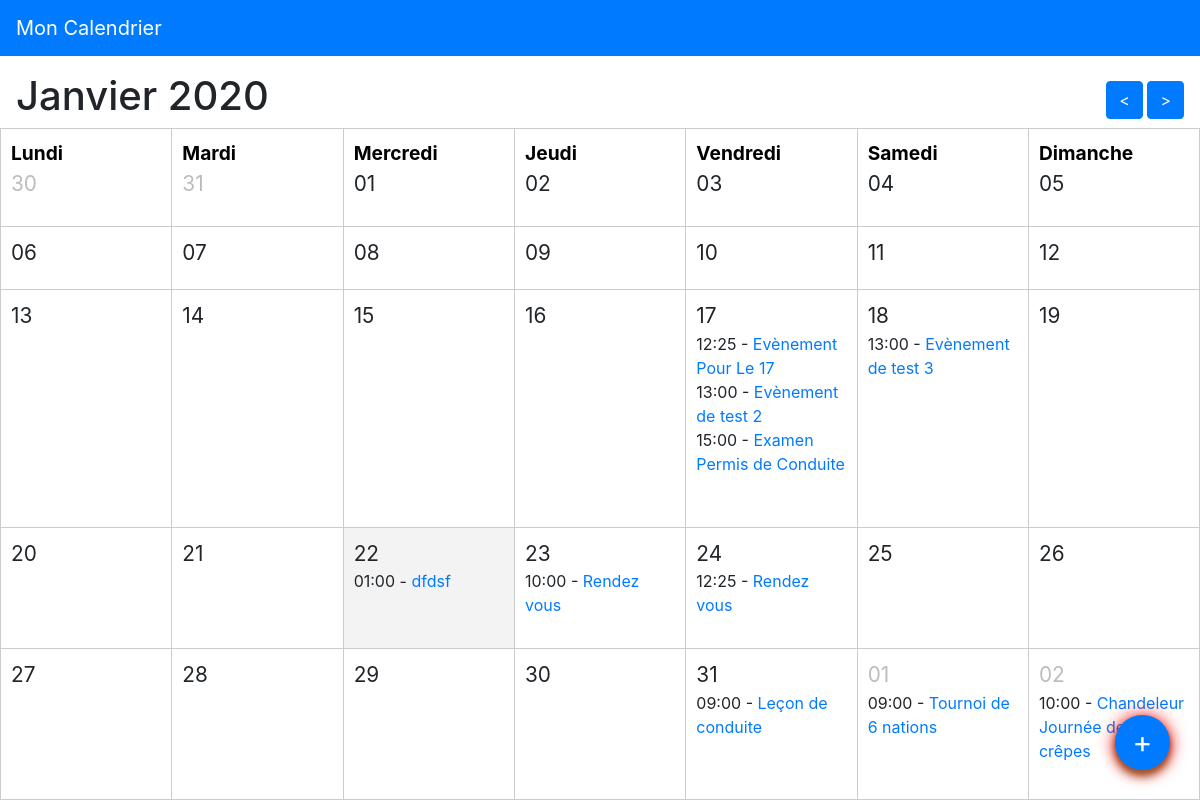
The page /public/index.php on the database its author committed.
### tables this page shows
CREATE TABLE `events` (
  `id` int(11) NOT NULL AUTO_INCREMENT,
  `name` varchar(255) NOT NULL,
  `description` text,
  `start` datetime NOT NULL,
  `end` datetime NOT NULL,
  PRIMARY KEY (`id`)
);

### src/Calendar/Month.php (called while the page is built, shortened)
<?php
class Month
{
    private $months = ['Janvier', 'Février', 'Mars', 'Avril', 'Mai', 'Juin', 'Juillet', 'Aout', 'Septembre', 'Octobre', 'Novembre', 'Décembre'];
    public $month;
    public $year;
    public function __construct( ?int $month = null, ?int $year = null)
    {
        if ($month === null || $month < 1 || $month > 12) {
            $month = intval(date('m'));
        }
        if ($year === null) {
            $year = intval(date('Y'));
        }
        $this->month = $month;
        $this->year = $year;
    }
    public function getStartingDay(): \DateTime
    {
        return new \DateTime("{$this->year}-{$this->month}-01");
    }
    public function toString(): string
    {
        $string = $this->months[$this->month - 1].' '.$this->year;
        return $string;
    }
    public function getWeeks(): int
    {
        $start = $this->getStartingDay();
        $end = (clone $start)->modify('+1 month -1 day');
        $startWeek = intval($start->format('W'));
        $endWeek = intval($end->format('W'));
        $weeks = $endWeek - $startWeek + 1;
        return $weeks;
    }
    public function withinMonth(\DateTime $date):bool {
        return $this->getStartingDay()->format('Y-m') === $date->format('Y-m');
    }
    public function nextMonth(): Month
    {
        $month = $this->month + 1;
        $year = $this->year;
        return new Month($month, $year);
    }
    public function previousMonth(): Month
    {
        $month = $this->month -1 ;
        $year = $this->year;
        if ($month <1) {
            $month = 12;
            $year -= 1;
        }
        return new Month($month, $year);
    }
}

### src/Calendar/Events.php (called while the page is built, shortened)
<?php
class Events
{
    private $pdo;
    public function __construct(\PDO $pdo)
    {
        $this->pdo = $pdo;
    }
    public function getEventsBetween(\DateTime $start, \DateTime $end): array
    {
        $sql = "SELECT * FROM events WHERE start BETWEEN '{$start->format('Y-m-d 00:00:00')}' AND '{$end->format('Y-m-d 23:59:59')}' ORDER BY start ASC";
        $statement = $this->pdo->query($sql);
        $results = $statement->fetchAll();
        return $results;
    }
    public function getEventsBetweenByDay(\DateTime $start, \DateTime $end): array
    {
        $events = $this->getEventsBetween($start, $end);
        $days = [];
        foreach ($events as $event) {
            $date = explode(' ', $event['start'])[0];
            if (!isset($days[$date])) {
                $days[$date] = [$event];
            } else {
                $days[$date][] = $event;
            }
        }
        return $days;
    }
}

### src/bootstrap.php (called while the page is built, shortened)
<?php
function h(?string $value): string
{
    return htmlentities($value);
}

### public/index.php (the view, shortened to what this page needs)
<?php
require '../src/bootstrap.php';
$pdo = getPdo();
$events = new Calendar\Events($pdo);
$month = new Calendar\Month($_GET['month'] ?? null, $_GET['year'] ?? null);
$start = $month->getStartingDay();
$start = $start->format('N') === '1' ? $start : $month->getStartingDay()->modify('last monday');
$weeks = $month->getWeeks();
$end = (clone $start)->modify("+" .(6 + 7*($weeks - 1))." days");
$events = $events->getEventsBetweenByDay($start, $end);
require '../views/header.php';
?>
<div class="calendar">
    <div class="d-flex flex-row align-items-center justify-content-between mx-sm-3">
        <h1><?php echo $month->toString(); ?></h1>
        <div>
        <a href="/calendar/public/index.php?month=<?= $month->previousMonth()->month; ?>&year=<?= $month->previousMonth()->year; ?>" class="btn btn-primary">&lt;</a>
        <a href="/calendar/public/index.php?month=<?= $month->nextMonth()->month; ?>&year=<?= $month->nextMonth()->year; ?>"class="btn btn-primary">&gt;</a>
        </div>
    </div>
    <table class="calendar__table calendar__table--<?php echo $weeks; ?>weeks">
    <?php for($i = 0; $i < $weeks; $i++): ?>
    <tr>
        <?php foreach ($month->days as $k => $day):
            $date = (clone $start)->modify("+" .($k +$i*7)." days");
            $eventsForDay = $events[$date->format('Y-m-d')] ?? [];
            $isToday = date('Y-m-d') === $date->format('Y-m-d');
        ?>
        <td class="<?= $month->withinMonth($date) ? '' : 'calendar__othermonth'; ?> <?= $isToday ? 'is-today' : ''; ?>">
            <?php if ($i === 0):?>
            <div class="calendar__weekday"><?= $day; ?></div>
            <?php endif;?>
            <div class="calendar__day"><?= $date->format('d'); ?></div>
            <?php foreach ($eventsForDay as $event) : ?>
            <div class="calendar__event">
            <?= (new \DateTime($event['start']))->format('H:i'); ?> - <a href="/calendar/public/edit.php?id=<?= $event['id']; ?>"><?= h($event['name']); ?></a>
            </div>
            <?php endforeach; ?>
        </td>
        <?php endforeach; ?>
    </tr>
    <?php endfor; ?>
    </table>
    <a href="/calendar/public/add.php" class="calendar__button">+</a>
</div>
<?php require '../views/footer.php'; ?>

### views/header.php (shortened to what this page needs)
<!Doctype html>
<html>
<head>
<link rel="stylesheet" href="https://stackpath.bootstrapcdn.com/bootstrap/4.4.1/css/bootstrap.min.css">
<link rel="stylesheet" href="/calendar/public/css/calendar.css">
</head>
<body>
<nav class="navbar navbar-dark bg-primary  mb-3">
<a href="/calendar/public/index.php" class="navbar-brand"> Mon Calendrier</a>
</nav>

### public/css/calendar.css (style rules this page uses)
.calendar { position: relative; }
.calendar__table { width: 100%; height: calc(100vh - 128px); }
.calendar__table td { padding: 10px; border: 1px solid #cccccc; vertical-align: top; width: 14.29%; height: 16,66%; }
.calendar__table td.is-today { background-color: #f3f3f3; }
.calendar__weekday { font-weight: bold; color: #000; font-size: 1.2em; }
.calendar__day { font-size: 1.3em; }
.calendar__othermonth .calendar__day { opacity: 0.3; }
.calendar__button { display: block; width: 55px; height: 55px; line-height: 55px; text-align: center; color: #ffffff; font-size: 30px; background-color: #007bff; border-radius: 50%; box-shadow: 0 6px 10px 0 #916135, 0 1px 18px 0 red, 0 3px 5px -1px red; position: absolute; bottom: 30px; right: 30px; text-decoration: none; transition: transform 0.3s; }

### rows shown on the page
events: start "12:25", name "Evènement Pour Le 17"
events: start "13:00", name "Evènement de test 2"
events: start "15:00", name "Examen Permis de Conduite"
events: start "13:00", name "Evènement de test 3"
events: start "01:00", name "dfdsf"
events: start "10:00", name "Rendez vous"
events: start "12:25", name "Rendez vous"
events: start "09:00", name "Leçon de conduite"
events: start "09:00", name "Tournoi de 6 nations"
events: start "10:00", name "Chandeleur Journée des crêpes"

### other values the page prints
$month->toString() "Janvier 2020"
$day "Lundi"
$date->format('d') "30"
$day "Mardi"
$date->format('d') "31"
$day "Mercredi"
$date->format('d') "01"
$day "Jeudi"
$date->format('d') "02"
$day "Vendredi"
$date->format('d') "03"
$day "Samedi"
$date->format('d') "04"
$day "Dimanche"
$date->format('d') "05"
